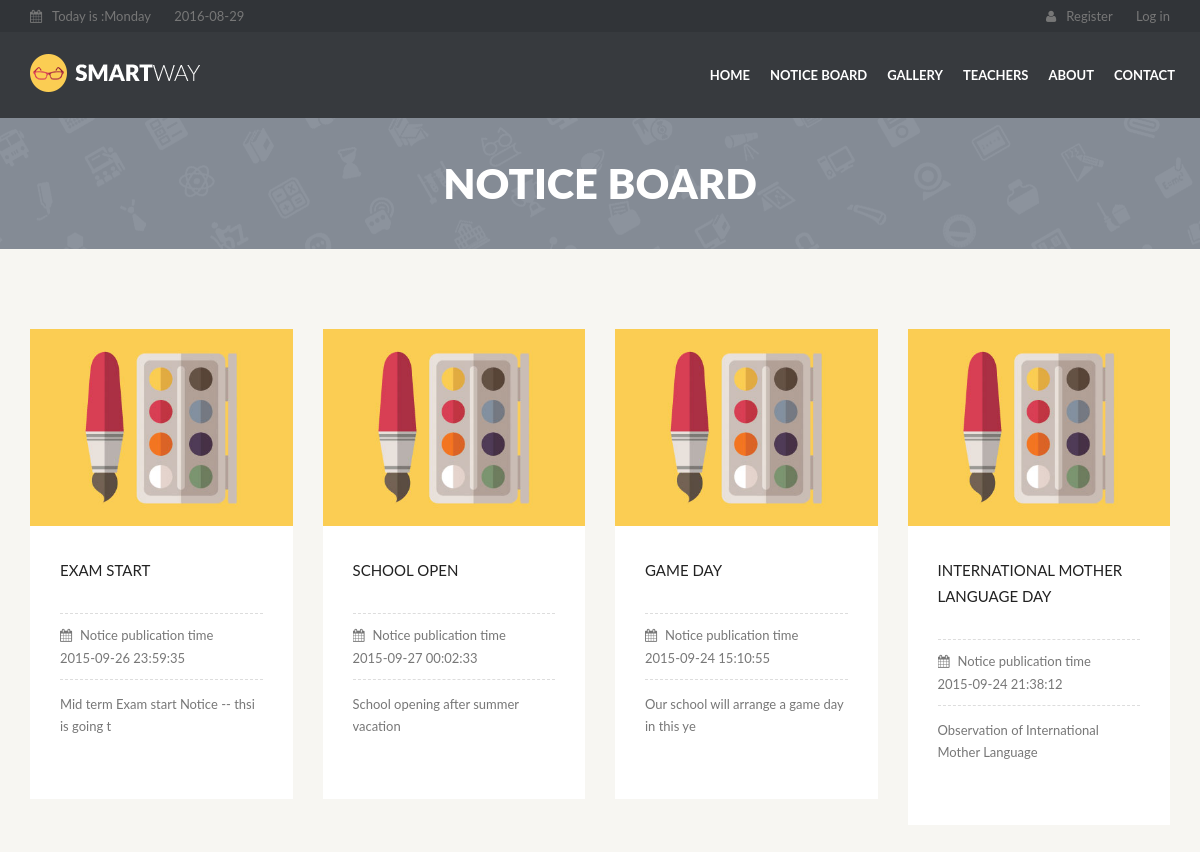
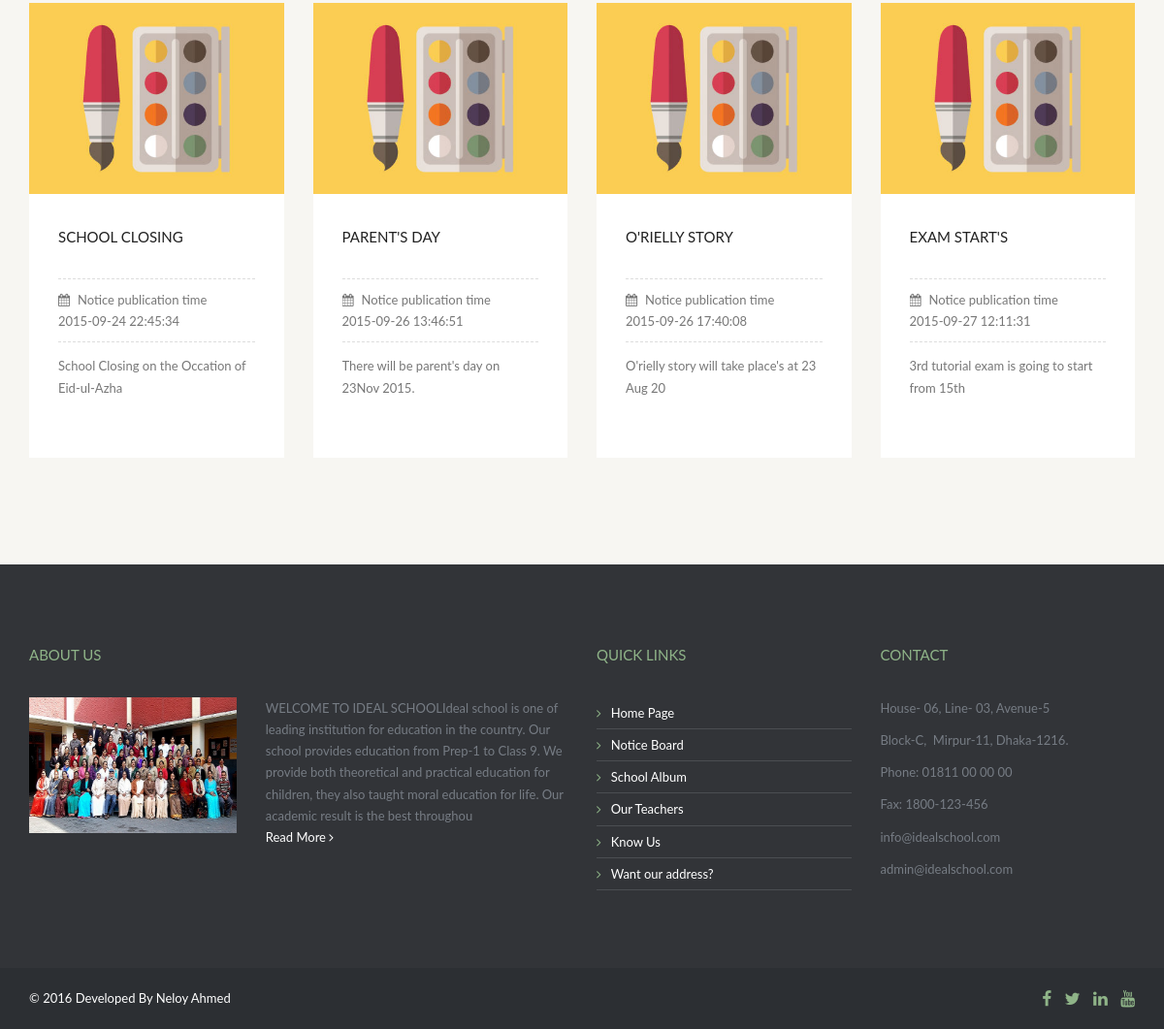
Screenshot of /notice_board.php with the database file from the repository (2 pictures, top to bottom).
### tables this page shows
CREATE TABLE IF NOT EXISTS `tbl_notice` (
  `notice_id` int(11) NOT NULL AUTO_INCREMENT,
  `notice_priority` tinyint(1) NOT NULL,
  `notice_title` varchar(40) NOT NULL,
  `notice_publication_time` datetime NOT NULL,
  `notice_short_description` varchar(45) NOT NULL,
  `notice_long_description` text NOT NULL,
  `publication_status` tinyint(1) NOT NULL,
  `deletion_status` tinyint(1) NOT NULL DEFAULT '0',
  PRIMARY KEY (`notice_id`)
);

CREATE TABLE IF NOT EXISTS `tbl_welcome` (
  `welcome_id` int(5) NOT NULL AUTO_INCREMENT,
  `top_side_image` varchar(50) NOT NULL,
  `welcome_text` text NOT NULL,
  `publication_status` tinyint(1) NOT NULL,
  `deletion_status` tinyint(1) NOT NULL,
  PRIMARY KEY (`welcome_id`)
);

CREATE TABLE IF NOT EXISTS `tbl_contact` (
  `contact_id` int(5) NOT NULL AUTO_INCREMENT,
  `right_side_image` varchar(50) NOT NULL,
  `address` text NOT NULL,
  `phone_fax` text NOT NULL,
  `email` text NOT NULL,
  `publication_status` tinyint(1) NOT NULL,
  `deletion_status` tinyint(1) NOT NULL DEFAULT '0',
  PRIMARY KEY (`contact_id`)
);

### notice_board.php (called while the page is built)
<?php
$page = 'notice_board_content';
include './index.php';

### classes/db_connect.php (called while the page is built, shortened)
<?php
class Db_Connect {
    public function __construct() {
        $db_name = 'seip_term_project_sch_mng_102543';
    }
}

### classes/application.php (called while the page is built, shortened)
<?php
require 'db_connect.php';
class Application {
    public function select_all_published_notice(){
        $sql = "SELECT * FROM tbl_notice WHERE publication_status=1 AND deletion_status=0";
        $resource = mysql_query($sql);
        return $resource;
    }
public function show_welcome(){
    $sql = "SELECT * FROM tbl_welcome WHERE publication_status=1 AND deletion_status=0 ";
    if(mysql_query($sql)){
        $resource = mysql_query($sql) ;
        return $resource ;
    }else{
        die(mysql_error());
    }
}
public function show_contact(){
    $sql = "SELECT * FROM tbl_contact WHERE publication_status=1 AND deletion_status=0 LIMIT 1 ";
    if(mysql_query($sql)){
        $resource = mysql_query($sql) ;
        return $resource ;
    }else{
        die(mysql_error());
    }
}
}

### notice_board_content.php (the view, shortened to what this page needs)
<?php
$resource_location = $app_obj->select_all_published_notice();
?>
<section id="exams-grid" class="alt-background">
    <div class="container">
        <ul class="exams-grid">
<?php while($row = mysql_fetch_assoc($resource_location))  {  ?>
            <li class="col-lg-3 col-md-4 col-sm-6">
                <img src="images/course01.jpg" alt="" class="img-responsive" />
                <div class="description">
                    <h3><?php echo $row['notice_title']?></h3>
                    <ul>
                        <li><i class="fa fa-calendar"></i>Notice publication time<br/><?php echo $row['notice_publication_time']?></li>
                    </ul>
                    <p><?php echo $row['notice_short_description']?></p>
                </div>
            </li>
<?php } ?>
        </ul>
    </div>
</section>

### index.php (shortened to what this page needs)
<?php
require './classes/application.php';
$app_obj = new Application;
?>
<!DOCTYPE html>
<html>
    <head>
        <link href="css/style.css" rel="stylesheet">
    </head>
    <?php
    if (isset($page) == false) {
        echo '<body id="homepage">';
    } else {
        echo '<body >';
    }
    ?>
        <header>
            <div class="tools">
                <?php
                if(@$page != 'student_landing'){
                include './tools.php';
                }elseif($page == 'student_landing'){
                    include './student_landing_tools.php';
                }
                ?>
            </div>
            <div class="navbar navbar-default navbar-static-top" role="navigation">
                <?php include './navbar.php';?>
            </div>
        </header>
        <?php
        if(@$page == 'contact_content'){
                include './contact_banner.php';
            }
        else if(@$page == 'notice_board_content'){
                include './notice_board_banner.php';
        }
        ?>
        <?php
            if(isset($page)==false){
                include './home_content.php';
            }
            else if($page == 'contact_content'){
                include './contact_content.php';
            }
            else if($page == 'notice_board_content'){
                include './notice_board_content.php';
            }
        ?>
<?php
$resource = $app_obj->show_contact();
$contact_info = mysql_fetch_assoc($resource);
$resource_location = $app_obj->show_welcome();
$welcome_info = mysql_fetch_assoc($resource_location);
?>
       <div id="prefooter">
            <div class="container">
                <div class="row">
                    <div class="col-sm-6">
                        <h3>About Us</h3>
                        <div class="row">
                            <div class="col-sm-5">
                                <p><img src="php_upload/about/<?php echo $welcome_info['top_side_image']?>" alt="" class="img-responsive" /></p>
                            </div>
                            <div class="col-sm-7">
                                <p><?php echo substr(strip_tags($welcome_info['welcome_text']), 0, 300); ?><br>
                                    <a href="about.php">Read More <i class="fa fa-angle-right"></i></a></p>
                            </div>
                        </div>
                    </div>
                  <div id="links">
                    <div class="col-sm-3">
                        <h3>Quick Links</h3>
                        <nav>
                            <ul>
                                <li><a href="index.php"><i class="fa fa-angle-right"></i>Home Page</a></li>
                                <li><a href="notice_board.php"><i class="fa fa-angle-right"></i>Notice Board</a></li>
                                <li><a href="gallery.php"><i class="fa fa-angle-right"></i>School Album</a></li>
                                <li><a href="teachers_list.php"><i class="fa fa-angle-right"></i>Our Teachers</a></li>
                                <li><a href="about.php"><i class="fa fa-angle-right"></i>Know Us</a></li>
                                <li><a href="contact.php"><i class="fa fa-angle-right"></i>Want our address?</a></li>
                            </ul>
                        </nav>
                    </div>
                  </div>
                    <div class="col-sm-3">
                        <h3>Contact</h3>
                        <p><?php echo $contact_info['address']?></p>
                        <p><?php echo $contact_info['phone_fax']?></p>
                        <p><?php echo $contact_info['email']?></p>
                    </div>
                </div>
            </div>
        </div>
        <footer>
            <div class="container">
                <div class="row">
                    <div class="col-sm-8">
                        &copy; <?php echo date("Y")?> Developed By Neloy Ahmed
                    </div>
                    <div class="col-sm-4 text-right">
                        <a href="#"><i class="fa fa-facebook fa-lg"></i></a>
                        <a href="#"><i class="fa fa-twitter fa-lg"></i></a>
                        <a href="#"><i class="fa fa-linkedin fa-lg"></i></a>
                        <a href="#"><i class="fa fa-youtube fa-lg"></i></a>
                    </div>
                </div>
            </div>
        </footer>
    </body>
</html>

### tools.php (shortened to what this page needs)
<div class="container">
    <ul class="pull-left">
        <li><a href="#"><i class="fa fa-calendar"></i><span><?php echo 'Today is :'.date("l");?></span></a></li>
        <li><a href="#"><span><?php echo date("Y-m-d")?></span></a></li>
    </ul>
    <nav class="pull-right">
        <ul>
            <li><a href="login.php"><i class="fa fa-user"></i><span>Register</span></a></li>
            <li><a href="login_redirector.php">
                        <?php
                        if(@$_SESSION['teacher_id'] == NULL)
                        {echo 'Log in';?>
                    </a></li>
                    <?php }else{?>
             <li><a href="?logout=true">
                    <?php echo 'Log out';}?>
        </ul>
    </nav>
</div>

### navbar.php (shortened to what this page needs)
<div class="container">
    <div class="navbar-header">
        <a href="index.php" class="navbar-brand"><img src="images/logo.png" alt="Smartway - HTML Template" class="img-responsive logo" /></a>
    </div>
    <nav class="navbar-collapse collapse">
        <ul class="nav navbar-nav navbar-right">
            <li ><a href="index.php">Home</a></li>
            <li><a href="notice_board.php">Notice Board</a></li>
            <li><a href="gallery.php">Gallery</a></li>
            <li><a href="teachers_list.php">Teachers</a></li>
            <li><a href="about.php">About</a></li>
            <li><a href="contact.php">Contact</a></li>
        </ul>
    </nav>
</div>

### notice_board_banner.php
<div class="title">
    <div class="title-image"></div>
    <div class="container">
        <div class="row">
            <div class="col-sm-12 text-center">
                NOTICE BOARD
            </div>
        </div>
    </div>
</div>

### css/style.css (style rules this page uses)
body { overflow-x: hidden; padding-top: 118px; }
h1,h2,h3,h4,h5,h6 { text-transform: uppercase; }
h3 { margin: 30px 0; }
h2,h3,h4,h5,h6 { line-height: 1.74em; }
a, button { cursor: pointer; transition: all .5s ease; -moz-transition: all .5s ease; -webkit-transition: all .5s ease; -o-transition: all .5s ease; }
section { padding: 80px 0; }
.alt-background { background: #f7f6f2; }
header { left: 0; position: absolute; top: 0; width: 100%; z-index: 1000; }
.tools { background: #313438; padding: 5px 0; }
.tools ul { list-style: none; margin: 0; padding: 0; }
.tools li { display: inline; }
.tools a { color: #777; }
.tools .pull-left a { margin-right: 20px; }
.tools .pull-right a { margin-left: 20px; }
.tools i { margin-right: 10px; }
.navbar-brand { padding: 0 15px; }
.nav > li > a { font-weight: bold; padding-left: 10px; padding-right: 10px; text-transform: uppercase; }
.title { background: #89909a; color: #fff; font-size: 320%; font-weight: 900; position: relative; text-transform: uppercase; width: 100%; }
.title .title-image { background: url(../images/icons.gif) no-repeat center top; height: 100%; left: 0; opacity: 0.03; overflow: hidden; position: absolute; top: 0; width: 100%; }
.title .container { padding: 30px 0; }
.exams-grid { list-style: none; margin: 0 -15px; padding: 0; }
.exams-grid li .description { background: #fff; margin-bottom: 30px; padding: 1px 30px 30px; }
.exams-grid li .description p { height: 5em; overflow: hidden; }
.exams-grid li ul { border-top: 1px dashed #ddd; list-style: none; margin: 0 0 1em 0; padding: 0; }
.exams-grid li ul li { border-bottom: 1px dashed #ddd; overflow: hidden; padding: 10px 0; }
.exams-grid li ul li i { width: 20px; }
#links { background: #373a3e; color: #767c84; }
#links .col-sm-3 { margin: 80px 0; }
#links h3 { color: #8fb488; margin: 0 0 30px; }
#links a { color: #fff; }
#links ul { list-style: none; margin: 0; padding: 0; }
#links ul li { border-bottom: 1px solid #4b4e52; display: table; padding: 5px 0; width: 100%; }
#links ul li a i { color: #8fb488; margin-right: 10px; }
#prefooter { background: #323438; color: #767c84; }
#prefooter .col-sm-3, #prefooter .col-sm-6 { margin: 80px 0; }
#prefooter h3 { color: #8fb488; margin: 0 0 30px; }
#prefooter a { color: #fff; }
footer { background: #2c2f33; color: #fff; padding: 20px 0; }
footer a { margin-left: 10px; }

### rows the page displays
tbl_notice: notice_title "EXAM START", notice_publication_time "2015-09-26 23:59:35", notice_short_description "Mid term Exam start Notice -- thsi is going t"
tbl_notice: notice_title "SCHOOL OPEN", notice_publication_time "2015-09-27 00:02:33", notice_short_description "School opening after summer vacation"
tbl_notice: notice_title "GAME DAY", notice_publication_time "2015-09-24 15:10:55", notice_short_description "Our school will arrange a game day in this ye"
tbl_notice: notice_title "INTERNATIONAL MOTHER LANGUAGE DAY", notice_publication_time "2015-09-24 21:38:12", notice_short_description "Observation of International Mother Language"
tbl_notice: notice_title "SCHOOL CLOSING", notice_publication_time "2015-09-24 22:45:34", notice_short_description "School Closing on the Occation of Eid-ul-Azha"
tbl_notice: notice_title "PARENT'S DAY", notice_publication_time "2015-09-26 13:46:51", notice_short_description "There will be parent's day on 23Nov 2015."
tbl_notice: notice_title "O'RIELLY STORY", notice_publication_time "2015-09-26 17:40:08", notice_short_description "O'rielly story will take place's at 23 Aug 20"
tbl_notice: notice_title "EXAM START'S", notice_publication_time "2015-09-27 12:11:31", notice_short_description "3rd tutorial exam is going to start from 15th"
tbl_welcome: top_side_image (picture), welcome_text "WELCOME TO IDEAL SCHOOLIdeal school is one of leading institution for education in the country. Our school provides education from Prep-1 to Class 9. We provide both theoretical and practical education for children, they also taught moral education for life. Our academic result is the best throughou"
tbl_contact: address "House- 06, Line- 03, Avenue-5 Block-C, Mirpur-11, Dhaka-1216.", phone_fax "Phone: 01811 00 00 00 Fax: 1800-123-456", email "info@idealschool.com admin@idealschool.com"
